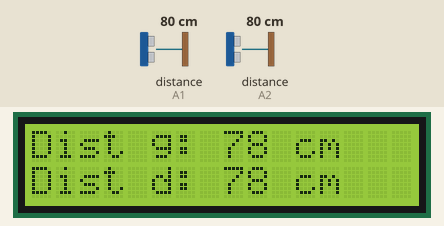
Simulated run of this sketch. Board: Arduino Uno, built with avr-gcc and run on an emulated ATmega328P. On the bench: 16×2 character LCD. Wiring (inferred from the names in the program): 2 × ultrasonic range finder: trigger pin 9, echo A2 / trigger pin 10, echo A1. The test bench sets the inputs (shaded band); at power-on: distance to the obstacle (sensors on A1, A2) 80 cm. The echo pulse lasts 58.3 µs per cm.

Above: at 1.2 s.
1.3 s: distance to the obstacle (sensor on A1) set to 2 cm
At 2.7 s:
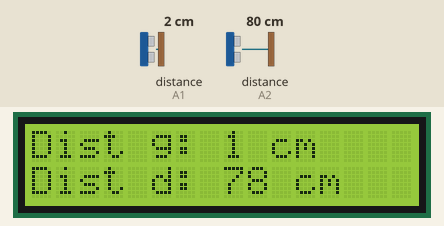
3.0 s: distance to the obstacle (sensor on A2) set to 2 cm
At 4.2 s:
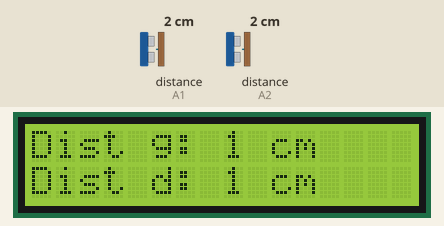
4.6 s: distance to the obstacle (sensor on A1) set to 18 cm
At 5.3 s:
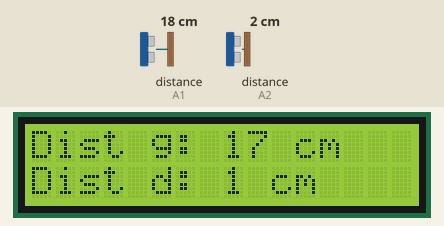
6.2 s: distance to the obstacle (sensor on A2) set to 4 cm
At 7.3 s:
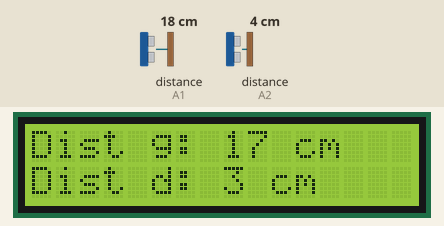
7.7 s: distance to the obstacle (sensor on A1) set to 4 cm
At 8.9 s:
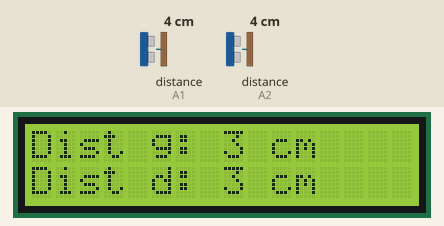
9.2 s: distance to the obstacle (sensor on A2) set to 9 cm
At 9.8 s:
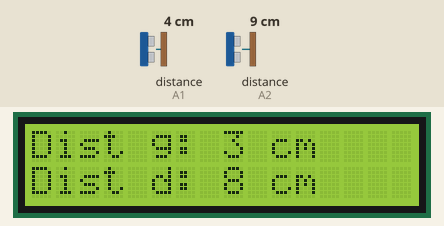
Timing chart, 0 to 11.7 s (numbered marks = the images above; inputs shaded):
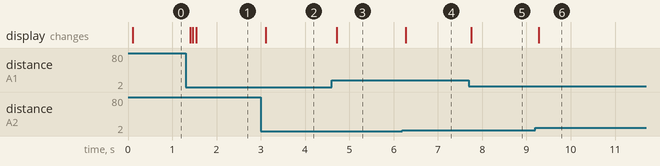

Measured:
- after the input at 1.3 s, the display: changes after 0.11 s (image 1)
- after the input at 3.0 s, the display: changes after 0.12 s (image 2)
- after the input at 4.6 s, the display: changes after 0.11 s (image 3)
- after the input at 6.2 s, the display: changes after 0.07 s (image 4)
- after the input at 7.7 s, the display: changes after 0.05 s (image 5)
- after the input at 9.2 s, the display: changes after 0.07 s (image 6)

The sketch:

ex1_ultra.ino
```cpp
#include <Wire.h>
#include <LiquidCrystal_I2C.h>

LiquidCrystal_I2C lcd(0x27, 16, 2);

#define echod A2
#define trigd 9
#define echog A1
#define trigg 10


long tempsg, tempsd;
int distg, distd;

void setup() {
  lcd.begin();
  pinMode(trigg, OUTPUT);
  pinMode(echog, INPUT);

  pinMode(trigd, OUTPUT);
  pinMode(echod, INPUT);

  digitalWrite(trigg, LOW);
  digitalWrite(trigd, LOW);
}

void loop() {
  digitalWrite(trigg, HIGH);
  delayMicroseconds(15);
  digitalWrite(trigg, LOW);

  tempsg = pulseIn(echog, HIGH, 5882);

  digitalWrite(trigd, HIGH);
  delayMicroseconds(15);
  digitalWrite(trigd, LOW);

  tempsd=pulseIn(echod,HIGH,5882);


  distg = tempsg * 0.034 / 2;
  distd = tempsd * 0.034 / 2;

  if (distg == 0)
  {
    distg = 100;
  }

  if (distd == 0)
  {
    distd = 100;
  }

  lcd.setCursor(0, 0);
  lcd.print("Dist g: ");
  lcd.print(distg);
  lcd.println(" cm    ");

  lcd.setCursor(0, 1);
  lcd.print("Dist d: ");
  lcd.print(distd);
  lcd.println(" cm    ");
  delay(40);
}
```
